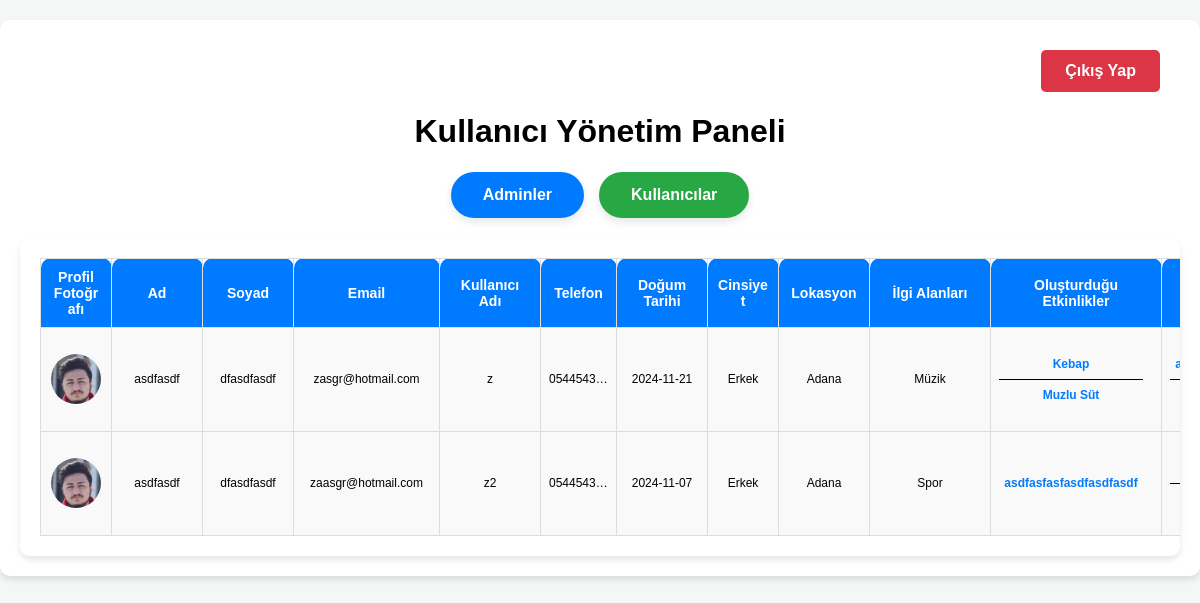
The page /admin/user/ on the database as committed earlier.
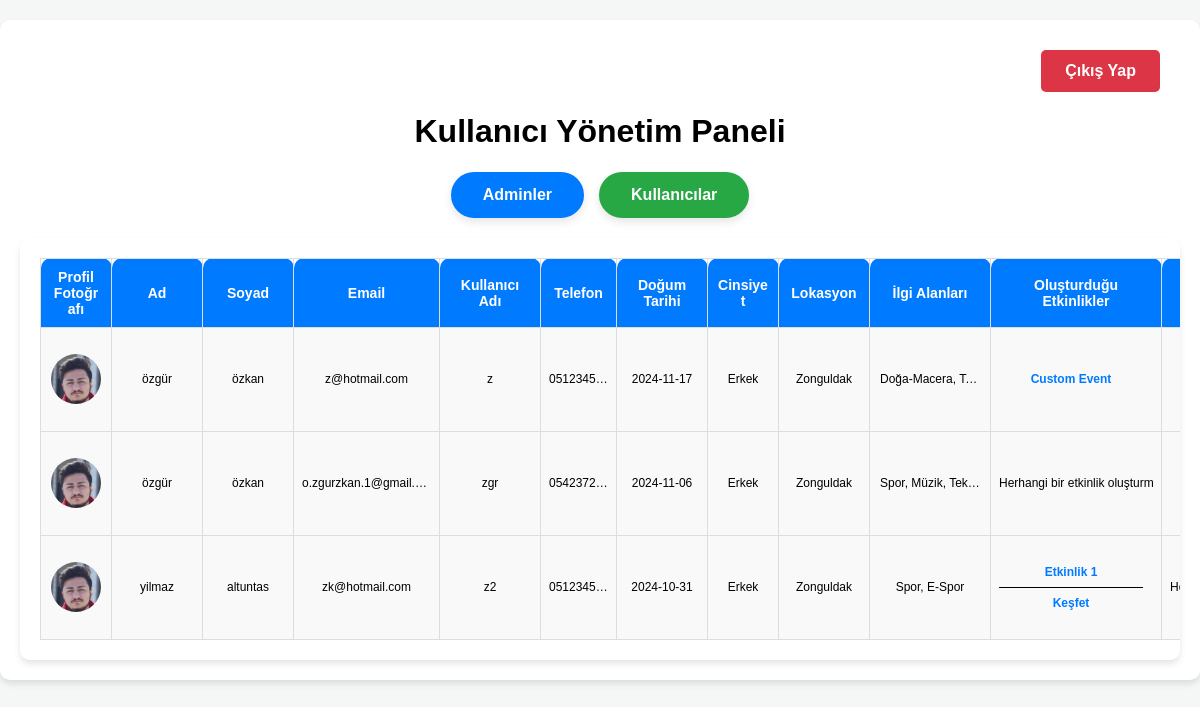
The same page on the database as committed later.
### tables this page shows
CREATE TABLE users (
        ID INTEGER PRIMARY KEY AUTOINCREMENT,
        username TEXT NOT NULL UNIQUE,
        password TEXT NOT NULL,
        email TEXT NOT NULL UNIQUE,
        location TEXT NOT NULL,
        interests TEXT NOT NULL,
        first_name TEXT NOT NULL,
        last_name TEXT NOT NULL,
        birth_date TEXT NOT NULL,
        gender TEXT NOT NULL,
        phone_number TEXT NOT NULL UNIQUE,
        profile_photo TEXT NOT NULL,
        status TEXT NOT NULL DEFAULT 'user'
    );

CREATE TABLE events (
        ID INTEGER PRIMARY KEY AUTOINCREMENT,
        event_name TEXT NOT NULL,
        description TEXT NOT NULL,
        startDate TEXT NOT NULL,
        finishDate TEXT NOT NULL,
        startTime TEXT NOT NULL,
        finishTime TEXT NOT NULL,
        duration TEXT NOT NULL,
        city TEXT NOT NULL,        
        address TEXT NOT NULL,        
        category TEXT NOT NULL,
        creator_username TEXT NOT NULL,
        isApproved BOOLEAN DEFAULT FALSE NOT NULL
    );

### app.py (the view)
@app.route('/admin/user/')
def view_user():
    users = get_all_users()
    return render_template('view_users.html',
                           users=users,
                           get_created_events_by_username=get_created_events_by_username, # function
                           get_user_attended_events=get_user_attended_events) # function

### database.py (called while the page is built)
def get_db_connection():
    conn = sqlite3.connect(DATABASE)
    conn.row_factory = sqlite3.Row
    return conn

def get_created_events_by_username(username):
    conn = get_db_connection()
    cursor = conn.cursor()
    cursor.execute('''
        SELECT ID, event_name, description, startDate, finishDate, startTime, finishTime, city, address, category, creator_username, isApproved
        FROM events
        WHERE creator_username = ?
    ''', (username,))
    events = cursor.fetchall()
    conn.close()
    return [
        {
            "ID": event[0],
            "event_name": event[1],
            "description": event[2],
            "startDate": event[3],
            "finishDate": event[4],
            "startTime": event[5],
            "finishTime": event[6],
            "city": event[7],
            "address": event[8],
            "category": event[9],
            "creator_username": event[10],
            "is_approved": event[11],
        }
        for event in events
    ]

def get_all_users():
    conn = get_db_connection()
    cursor = conn.cursor()
    cursor.execute("SELECT * FROM users")
    users = cursor.fetchall()
    conn.close()
    return users

### templates/view_users.html (shortened to what this page needs)
<!DOCTYPE html>
<html lang="tr">
<head>
    <link rel="stylesheet" href="{{ url_for('static', filename='css/view_users_style.css') }}">
</head>
<body>
    <div class="container">
        <section class="logout-section">
            <form action="{{ url_for('logout') }}" method="POST">
                <button type="submit" class="btn logout-btn">Çıkış Yap</button>
            </form>
        </section>
        <h1>Kullanıcı Yönetim Paneli</h1>
        <div class="filter-buttons">
            <button class="filter-button" id="admin-btn">Adminler</button>
            <button class="filter-button" id="user-btn">Kullanıcılar</button>
        </div>
        <section class="user-list">
            <table class="user-table">
                <thead>
                    <tr>
                        <th>Profil Fotoğrafı</th>
                        <th>Ad</th>
                        <th>Soyad</th>
                        <th>Email</th>
                        <th>Kullanıcı Adı</th>
                        <th>Telefon</th>
                        <th>Doğum Tarihi</th>
                        <th>Cinsiyet</th>
                        <th>Lokasyon</th>
                        <th>İlgi Alanları</th>
                        <th>Oluşturduğu Etkinlikler</th>
                        <th>Katıldığı Etkinlikler</th>
                    </tr>
                </thead>
                <tbody>
                    {% for user in users %}
                        <tr class="user-row" data-status="{{ user[12] }}">
                            <td><img src="{{ url_for('static', filename=user[11]) }}" alt="Profil Fotoğrafı" class="profile-photo"></td>
                            <td>{{ user[6] }}</td>
                            <td>{{ user[7] }}</td>
                            <td>{{ user[3] }}</td>
                            <td>{{ user[1] }}</td>
                            <td>{{ user[10] }}</td>
                            <td>{{ user[8] }}</td>
                            <td>{{ user[9] }}</td>
                            <td>{{ user[4] }}</td>
                            <td class="interests">{{ user[5] }}</td>
                            <td>
                                <div class="events-list">
                                    {% set created_events = get_created_events_by_username(user[1]) %}
                                    {% if created_events %}
                                        {% for event in created_events %}
                                            <p>
                                                <a href="{{ url_for('event_detail', event_id=event['ID']) }}" class="event-link">
                                                    {{ event["event_name"] }}
                                                </a>
                                            </p>
                                        {% endfor %}
                                    {% else %}
                                        <p>Herhangi bir etkinlik oluşturmadı.</p>
                                    {% endif %}
                                </div>
                            </td>
                            <td>
                                <div class="events-list">
                                    {% set attended_events = get_user_attended_events(user[0]) %}
                                    {% if attended_events %}
                                        {% for event in attended_events %}
                                            <p>
                                                <a href="{{ url_for('event_detail', event_id=event['ID']) }}" class="event-link">
                                                </a>
                                            </p>
                                        {% endfor %}
                                    {% else %}
                                        <p>Herhangi bir etkinliğe katılmadı.</p>
                                    {% endif %}
                                </div>
                            </td>
                        </tr>
                    {% endfor %}
                </tbody>
            </table>
        </section>
    </div>
</body>
</html>

Rows that differ between the two databases and show on the page:
removed events: event_name "Kebap", shown under users "asdfasdf"
removed events: event_name "Muzlu Süt", shown under users "asdfasdf"
no longer on this page (row edited): users: profile_photo (placeholder picture), first_name "asdfasdf", last_name "dfasdfasdf", email "zaasgr@hotmail.com", username "z2", phone_number "0544543…", birth_date "2024-11-07", gender "Erkek", location "Adana", interests "Spor"
removed events: event_name "asdfasfasfasdfasdfasdf"
changed users: first_name "asdfasdf" → "özgür"; last_name "dfasdfasdf" → "özkan"; email "zasgr@hotmail.com" → "z@hotmail.com"; phone_number "0544543…" → "0512345…"; birth_date "2024-11-21" → "2024-11-17"; location "Adana" → "Zonguldak"; interests "Müzik" → "Doğa-Macera, T…"
added events: event_name "Custom Event", shown under users "özgür"
now on this page (row edited): users: profile_photo (placeholder picture), first_name "özgür", last_name "özkan", email "o.zgurzkan.1@gmail.…", username "zgr", phone_number "0542372…", birth_date "2024-11-06", gender "Erkek", location "Zonguldak", interests "Spor, Müzik, Tek…", shows "Herhangi bir etkinlik…"
added users: profile_photo (placeholder picture), first_name "yilmaz", last_name "altuntas", email "zk@hotmail.com", username "z2", phone_number "0512345…", birth_date "2024-10-31", gender "Erkek", location "Zonguldak", interests "Spor, E-Spor", shows "Herhangi bir etkinliğe katılmadı."
added events: event_name "Etkinlik 1"
now on this page (row edited): events: event_name "Keşfet", shown under "yilmaz"
